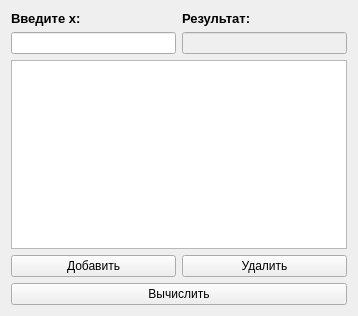
<?xml version="1.0" encoding="UTF-8"?>
<ui version="4.0">
 <class>Form</class>
 <widget class="QWidget" name="Form">
  <property name="geometry">
   <rect>
    <x>0</x>
    <y>0</y>
    <width>358</width>
    <height>316</height>
   </rect>
  </property>
  <property name="windowTitle">
   <string>Form</string>
  </property>
  <property name="styleSheet">
   <string notr="true"/>
  </property>
  <layout class="QGridLayout" name="gridLayout_2">
   <item row="1" column="1">
    <widget class="QLineEdit" name="lineEdit_2">
     <property name="enabled">
      <bool>false</bool>
     </property>
    </widget>
   </item>
   <item row="2" column="0" colspan="2">
    <widget class="QListWidget" name="listWidget"/>
   </item>
   <item row="3" column="0">
    <widget class="QPushButton" name="pushButton">
     <property name="text">
      <string>Добавить</string>
     </property>
    </widget>
   </item>
   <item row="1" column="0">
    <widget class="QLineEdit" name="lineEdit"/>
   </item>
   <item row="3" column="1">
    <widget class="QPushButton" name="pushButton_2">
     <property name="text">
      <string>Удалить</string>
     </property>
    </widget>
   </item>
   <item row="0" column="0">
    <widget class="QLabel" name="label">
     <property name="text">
      <string>&lt;html&gt;&lt;head/&gt;&lt;body&gt;&lt;p&gt;&lt;span style=&quot; font-size:10pt; font-weight:600;&quot;&gt;Введите x:&lt;/span&gt;&lt;/p&gt;&lt;/body&gt;&lt;/html&gt;</string>
     </property>
    </widget>
   </item>
   <item row="0" column="1">
    <widget class="QLabel" name="label_2">
     <property name="text">
      <string>&lt;html&gt;&lt;head/&gt;&lt;body&gt;&lt;p&gt;&lt;span style=&quot; font-size:10pt; font-weight:600;&quot;&gt;Результат:&lt;/span&gt;&lt;/p&gt;&lt;/body&gt;&lt;/html&gt;</string>
     </property>
    </widget>
   </item>
   <item row="4" column="0" colspan="2">
    <widget class="QPushButton" name="pushButton_3">
     <property name="text">
      <string>Вычислить</string>
     </property>
    </widget>
   </item>
  </layout>
 </widget>
 <resources/>
 <connections/>
</ui>
